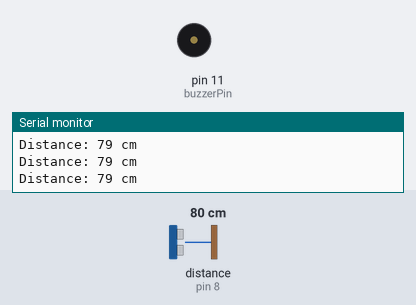
The sketch below on a simulated Arduino Uno, built with avr-gcc and run on an emulated ATmega328P. On the bench: buzzer (waves = sounding), the last lines printed to the serial monitor. Wiring (inferred from the names in the program): ultrasonic range finder: trigger pin 9; echo pin 8. The test bench sets the inputs (shaded band); at power-on: distance to the obstacle (sensor on pin 8) 80 cm. The echo pulse lasts 58.3 µs per cm.

Above: at 1.3 s.
1.4 s: distance to the obstacle (sensor on pin 8) set to 33 cm
2.9 s: distance to the obstacle (sensor on pin 8) set to 28 cm
At 4.2 s:
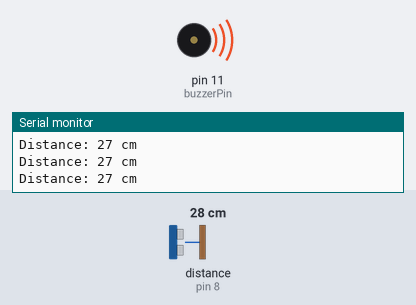
4.5 s: distance to the obstacle (sensor on pin 8) set to 120 cm
At 5.8 s:
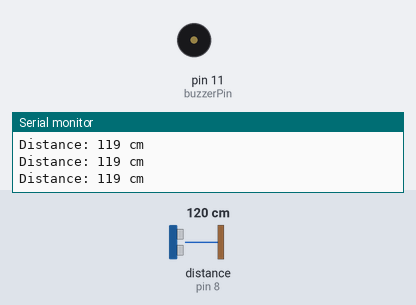
7.5 s: distance to the obstacle (sensor on pin 8) set to 2 cm
At 8.3 s:
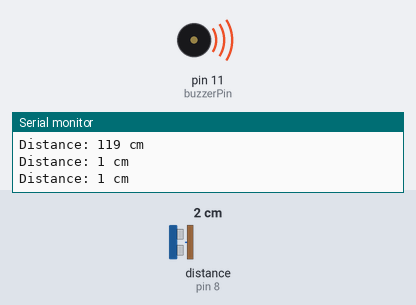
Timing chart, 0 to 10.5 s (numbered marks = the images above; inputs shaded):
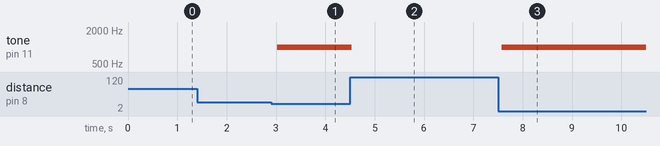

Measured:
- the behaviour switches between 31 and 30 cm on distance to the obstacle (sensor on pin 8) (found by bisection; images 0 and 1)
- after the input at 2.9 s, tone on pin 11 (buzzerPin): silent → 1000 Hz after 0.13 s
- after the input at 4.5 s, tone on pin 11 (buzzerPin): 1000 Hz → silent at once
- after the input at 7.5 s, tone on pin 11 (buzzerPin): silent → 1000 Hz after 0.08 s

The sketch:

ultrasonic_buzzer.ino
```cpp
// Pin definitions
int trigPin = 9;
int echoPin = 8;
int buzzerPin = 11;  // NEW

// Variables
long duration;
int distance;

void setup() {
  pinMode(trigPin, OUTPUT);
  pinMode(echoPin, INPUT);
  pinMode(buzzerPin, OUTPUT);  // NEW
  Serial.begin(9600);
}

void loop() {
  // Trigger pulse
  digitalWrite(trigPin, LOW);
  delayMicroseconds(2);
  digitalWrite(trigPin, HIGH);
  delayMicroseconds(10);
  digitalWrite(trigPin, LOW);

  // Read echo
  duration = pulseIn(echoPin, HIGH);
  distance = duration * 0.0343 / 2;

  // Print distance
  if (distance <= 0 || distance > 400) {
    Serial.println("Out of range");
  } else {
    Serial.print("Distance: ");
    Serial.print(distance);
    Serial.println(" cm");
  }

  // NEW — Buzzer logic
  if (distance > 0 && distance < 30) {
    tone(buzzerPin, 1000);   // buzzer ON at 1000Hz
  } else {
    noTone(buzzerPin);       // buzzer OFF
  }

  delay(500);
}
```
